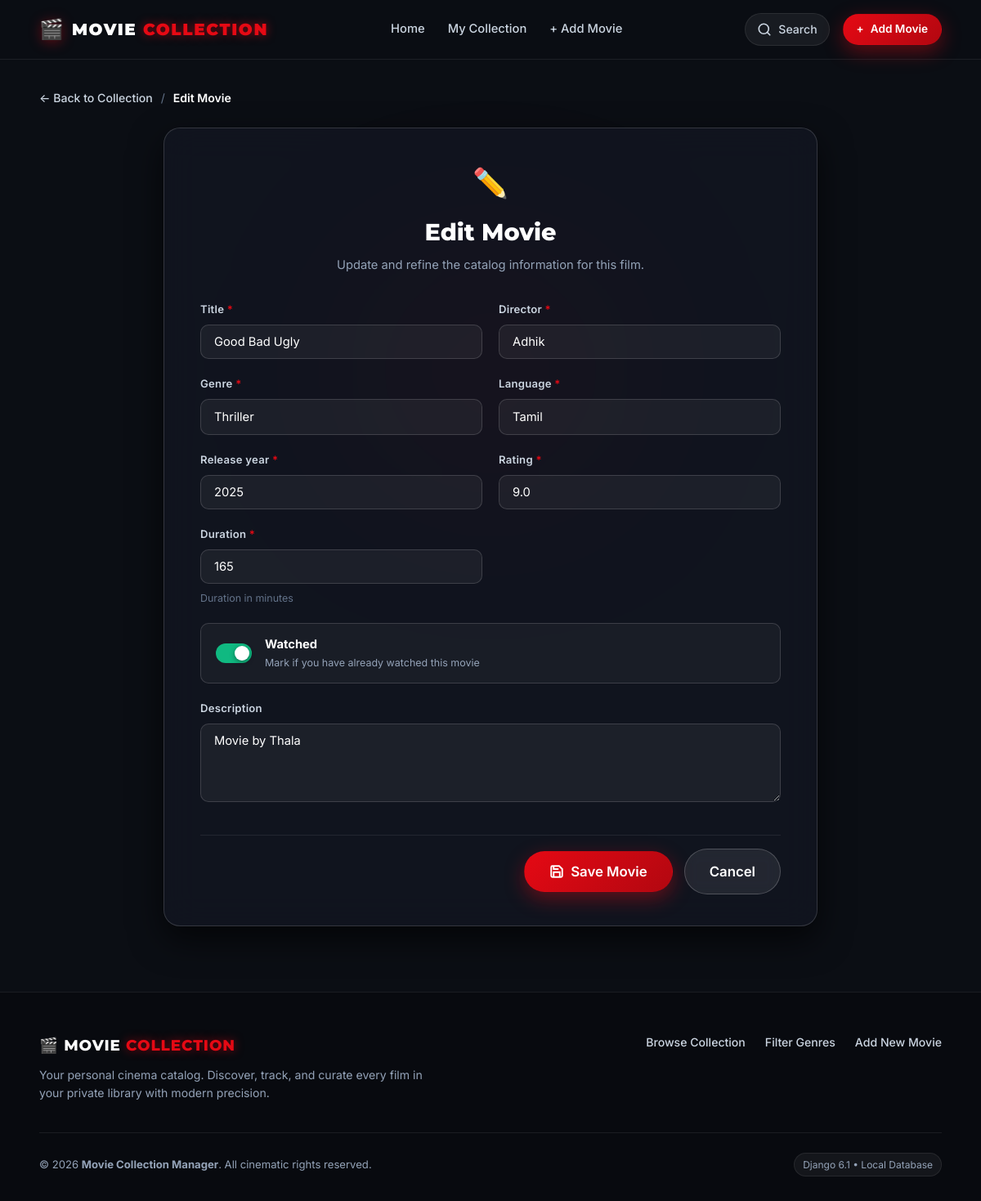
The app's page /movie/9/edit/ with its own data.
### movies/models.py (models this page shows, shortened)
class Movie(models.Model):
    GENRE_CHOICES = [
        ('Action', 'Action'),
        ('Comedy', 'Comedy'),
        ('Drama', 'Drama'),
        ('Horror', 'Horror'),
        ('Romance', 'Romance'),
        ('Sci-Fi', 'Sci-Fi'),
        ('Thriller', 'Thriller'),
        ('Other', 'Other'),
    ]
    LANGUAGE_CHOICES = [
        ('English', 'English'),
        ('Tamil', 'Tamil'),
        ('Hindi', 'Hindi'),
        ('Telugu', 'Telugu'),
        ('Malayalam', 'Malayalam'),
        ('Kannada', 'Kannada'),
        ('Other', 'Other'),
    ]
    title = models.CharField(max_length=200)
    director = models.CharField(max_length=100)
    genre = models.CharField(
        max_length=20,
        choices=GENRE_CHOICES
    )
    language = models.CharField(
        max_length=20,
        choices=LANGUAGE_CHOICES
    )
    release_year = models.PositiveIntegerField()
    rating = models.FloatField(
        validators=[
            MinValueValidator(0),
            MaxValueValidator(10)
        ]
    )
    duration = models.PositiveIntegerField(
        help_text="Duration in minutes"
    )
    watched = models.BooleanField(default=False)
    description = models.TextField(
        blank=True
    )
    created_at = models.DateTimeField(
        auto_now_add=True
    )
    updated_at = models.DateTimeField(
        auto_now=True
    )

### movies/views.py (the view)
# urls.py: path('movie/<int:pk>/edit/', views.movie_update, name='movie_update'),
def movie_update(request, pk):
    movie = get_object_or_404(Movie, pk=pk)
    if request.method == 'POST':
        form = MovieForm(request.POST, instance=movie)
        if form.is_valid():
            movie = form.save()
            messages.success(
                request,
                f'"{movie.title}" was updated successfully.'
            )
            return redirect('movie_detail', pk=movie.pk)
    else:
        form = MovieForm(instance=movie)
    return render(
        request,
        'movies/movie_form.html',
        {
            'form': form,
            'page_title': 'Edit Movie'
        }
    )

### movies/templates/movies/movie_form.html (shortened to what this page needs)
{% extends 'movies/base.html' %}
{% block content %}
<div class="container form-page-container">
    <nav class="breadcrumb-bar" aria-label="Breadcrumb">
        <a href="{% url 'movie_list' %}" class="breadcrumb-link">← Back to Collection</a>
        <span class="breadcrumb-separator">/</span>
        <span class="breadcrumb-current">{{ page_title }}</span>
    </nav>
    <div class="form-card-wrapper">
        <div class="form-ambient-glow" aria-hidden="true"></div>
        <div class="form-card">
            <div class="form-header">
                <div class="form-badge-icon">
                    {% if "Add" in page_title %}✨{% else %}✏️{% endif %}
                </div>
                <h1 class="form-heading">{{ page_title }}</h1>
                <p class="form-subheading">
                    {% if "Add" in page_title %}
                        Register a new film into your private cinema database with full metadata.
                    {% else %}
                        Update and refine the catalog information for this film.
                    {% endif %}
                </p>
            </div>
            <form method="POST" class="cinematic-form" novalidate>
                <div class="form-fields-grid">
                    {% for field in form %}
                        {% if field.field.widget.input_type == "checkbox" %}
                            <div class="form-group form-group-full form-group-checkbox">
                                <label class="custom-toggle-label" for="{{ field.id_for_label }}">
                                    <span class="toggle-track">
                                        <span class="toggle-thumb"></span>
                                    </span>
                                    <span class="toggle-text-group">
                                        <strong class="toggle-title">{{ field.label }}</strong>
                                        <span class="toggle-description">Mark if you have already watched this movie</span>
                                    </span>
                                </label>
                            </div>
                        {% elif field.name == "description" %}
                            <div class="form-group form-group-full">
                                <label for="{{ field.id_for_label }}" class="field-label">
                                    {{ field.label }}
                                </label>
                                <div class="input-wrapper">
                                    {{ field }}
                                </div>
                            </div>
                        {% else %}
                            <div class="form-group form-group-half">
                                <label for="{{ field.id_for_label }}" class="field-label">
                                    {{ field.label }}
                                    {% if field.field.required %}<span class="required-star">*</span>{% endif %}
                                </label>
                                <div class="input-wrapper">
                                    {{ field }}
                                </div>
                                {% if field.help_text %}
                                    <small class="field-help-text">{{ field.help_text }}</small>
                                {% endif %}
                            </div>
                        {% endif %}
                    {% endfor %}
                </div>
                <div class="form-actions-bar">
                    <button type="submit" class="btn btn-primary btn-lg">
                        <svg width="18" height="18" viewBox="0 0 24 24" fill="none" stroke="currentColor" stroke-width="2.5">
                            <path d="M19 21H5a2 2 0 0 1-2-2V5a2 2 0 0 1 2-2h11l5 5v11a2 2 0 0 1-2 2z"></path>
                            <polyline points="17 21 17 13 7 13 7 21"></polyline>
                            <polyline points="7 3 7 8 15 8"></polyline>
                        </svg>
                        <span>Save Movie</span>
                    </button>
                    <a href="{% url 'movie_list' %}" class="btn btn-secondary btn-lg">
                        <span>Cancel</span>
                    </a>
                </div>
            </form>
        </div>
    </div>
</div>
{% endblock %}

### records on screen
Movie: form "Good Bad Ugly" "Adhik" "Thriller" "Tamil" "2025" "9.0" "165", form "Movie by Thala"

### other values on screen
{{ page_title }} "Edit Movie"
{{ field.label }} "Title" "Director" "Genre" "Language" "Release year" "Rating" "Duration"
{{ field.help_text }} "Duration in minutes"
{{ field.label }} "Watched"
{{ field.label }} "Description"
